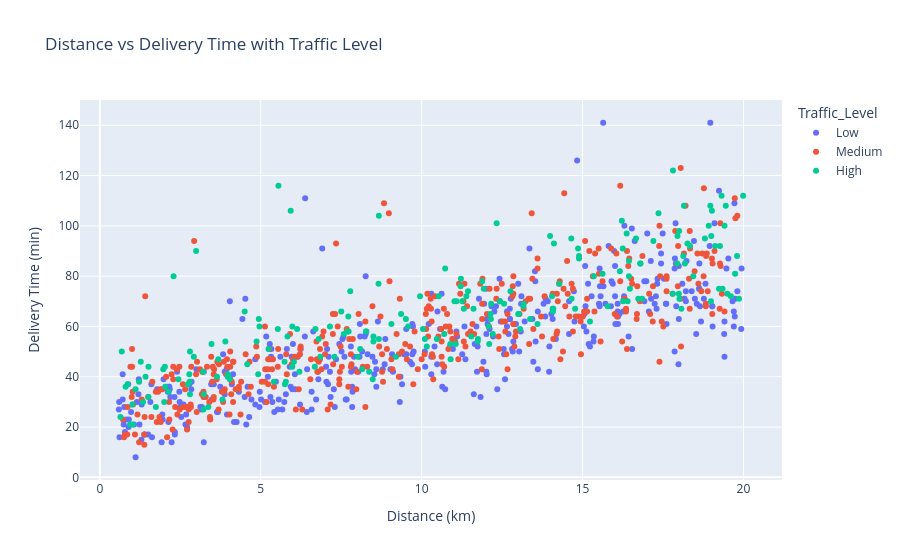

Source (notebook cell):
### Markdown cell above
### Bivariate Analysis

### Code cell
# Visualize the relationship between distance and delivery time with traffic level
fig = px.scatter(df, x="Distance_km", y="Delivery_Time_min", color="Traffic_Level",labels= {"Distance_km":"Distance (km)", "Delivery_Time_min":"Delivery Time (min)"}, title = "Distance vs Delivery Time with Traffic Level")
fig.show()

### Figure 1 — Plotly figure (JSON) as saved in the notebook; plotly's stock layout.template omitted (floating-point values rounded to 4 significant figures; data arrays with more than 128 entries replaced by an {"elided": "..."} marker saying what was removed)
{"data": [{"hovertemplate": "Traffic_Level=Low<br>Distance (km)=%{x}<br>Delivery Time (min)=%{y}<extra></extra>", "legendgroup": "Low", "marker": {"color": "#636efa", "symbol": "circle"}, "mode": "markers", "name": "Low", "orientation": "v", "showlegend": true, "type": "scatter", "x": {"elided": "383 float values"}, "xaxis": "x", "y": {"elided": "383 int values"}, "yaxis": "y"}, {"hovertemplate": "Traffic_Level=Medium<br>Distance (km)=%{x}<br>Delivery Time (min)=%{y}<extra></extra>", "legendgroup": "Medium", "marker": {"color": "#EF553B", "symbol": "circle"}, "mode": "markers", "name": "Medium", "orientation": "v", "showlegend": true, "type": "scatter", "x": {"elided": "390 float values"}, "xaxis": "x", "y": {"elided": "390 int values"}, "yaxis": "y"}, {"hovertemplate": "Traffic_Level=High<br>Distance (km)=%{x}<br>Delivery Time (min)=%{y}<extra></extra>", "legendgroup": "High", "marker": {"color": "#00cc96", "symbol": "circle"}, "mode": "markers", "name": "High", "orientation": "v", "showlegend": true, "type": "scatter", "x": {"elided": "197 float values"}, "xaxis": "x", "y": {"elided": "197 int values"}, "yaxis": "y"}], "layout": {"legend": {"title": {"text": "Traffic_Level"}, "tracegroupgap": 0}, "title": {"text": "Distance vs Delivery Time with Traffic Level"}, "xaxis": {"anchor": "y", "domain": [0, 1], "title": {"text": "Distance (km)"}}, "yaxis": {"anchor": "x", "domain": [0, 1], "title": {"text": "Delivery Time (min)"}}}}
